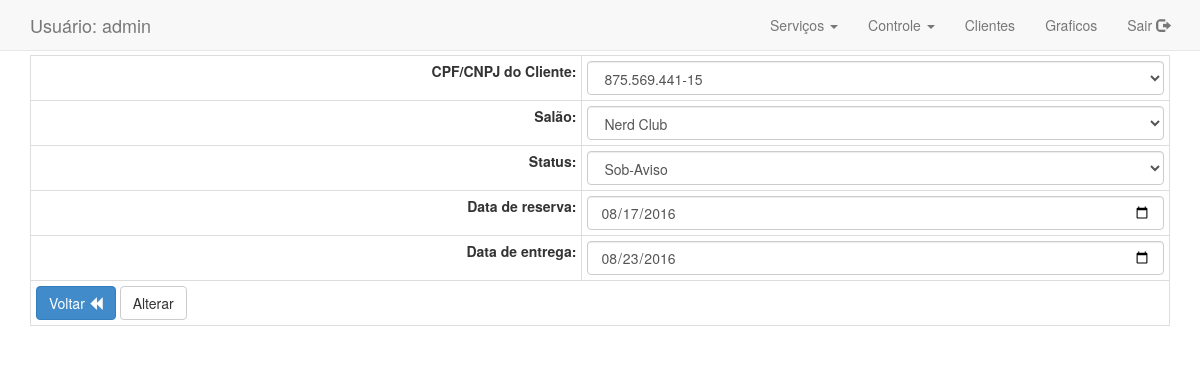
Page /Views/LayoutAdministrador.php?link=formaluguelsalao&salao=1&datareserva=2016-08-17 (signed in) on the committed database.
### tables this page shows
CREATE TABLE IF NOT EXISTS `aluguel_salao` (
  `usuario` int(11) NOT NULL,
  `cliente` int(11) NOT NULL,
  `salao` int(11) NOT NULL,
  `data_reserva` date NOT NULL,
  `data_entrega` date NOT NULL,
  `status` varchar(150) NOT NULL
);

### Conexao/ClienteDAO.php (called while the page is built, shortened)
<?php
class ClienteDAO {
    public function PesquisarTodos(){
        try {
            $pdo =  Conexao::getinstance();
            $sql = "SELECT * FROM cliente";
            $stmt = $pdo->prepare($sql);
            $stmt->execute();
            $clientes = $stmt->fetchAll(PDO::FETCH_ASSOC);
            return $clientes;
        } catch (PDOException $ex) {
            echo "".$ex;
        }
    }
}

### Conexao/AluguelSalaoDAO.php (called while the page is built, shortened)
<?php
class AluguelSalaoDAO {
    public function PesquisarAluguelSalaoByID(AluguelSalaoDTO $AluguelSalaoDTO){
        try {
            $pdo =  Conexao::getinstance();
            $sql = "SELECT * FROM aluguel_salao a INNER JOIN cliente c ON (a.cliente=c.id_cliente)INNER JOIN salao s ON (a.salao=s.id_salao) INNER JOIN usuario u ON(a.usuario=u.id_usuario) WHERE a.salao LIKE ? AND a.data_reserva LIKE ?";
            $stmt = $pdo->prepare($sql);
            $stmt->bindValue(1, $AluguelSalaoDTO->getSalao());
            $stmt->bindValue(2, $AluguelSalaoDTO->getDatareserva());
            $stmt->execute();
            $alugueis = $stmt->fetch(PDO::FETCH_ASSOC);
            return $alugueis;
        } catch (PDOException $ex) {
            echo "".$ex;
        }
    }
}

### Classes/AluguelSalaoDTO.php (called while the page is built, shortened)
<?php
class AluguelSalaoDTO {
    private $salao;
    private $datareserva;
    function getSalao() {
        return $this->salao;
    }
    function getDatareserva() {
        return $this->datareserva;
    }
    function setSalao($salao) {
        $this->salao = $salao;
    }
    function setDatareserva($datareserva) {
        $this->datareserva = $datareserva;
    }
}

### Conexao/SalaoDAO.php (called while the page is built, shortened)
<?php
class SalaoDAO {
    public function PesquisarTodos(){
        try {
            $pdo =  Conexao::getinstance();
            $sql = "SELECT * FROM salao";
            $stmt = $pdo->prepare($sql);
            $stmt->execute();
            $saloes = $stmt->fetchAll(PDO::FETCH_ASSOC);
            return $saloes;
        } catch (PDOException $ex) {
            echo "".$ex;
        }
    }
}

### Views/Formularios/formAluguelSalao.php (the view, shortened to what this page needs)
<!DOCTYPE html>
<html>
    <head>
        <link href="../../css/bootstrap.min.css" rel="stylesheet" media="screen">
        <link href="../../css/estilo.css" rel="stylesheet" media="screen">
    </head>
    <body>
        <div class="container">
            <div class="row">
                <div class="col-xs-12">
                    <?php
                    require_once '../Classes/AluguelSalaoDTO.php';
                    require_once '../Conexao/AluguelSalaoDAO.php';
                    require_once '../Conexao/ClienteDAO.php';
                    require_once '../Conexao/SalaoDAO.php';
                    $AluguelSalaoDTO = new AluguelSalaoDTO();
                    $AluguelSalaoDAO = new AluguelSalaoDAO();
                    if (isset($_GET['salao'])&&isset($_GET['datareserva'])) {
                        $salao = $_GET['salao'];
                        $datareserva = $_GET['datareserva'];
                        $AluguelSalaoDTO->setDatareserva($datareserva);
                        $AluguelSalaoDTO->setSalao($salao);
                        $aluguel = $AluguelSalaoDAO->PesquisarAluguelSalaoByID($AluguelSalaoDTO);
                    } else {
                        $salao = NULL;
                        $datareserva = NULL;
                        date_default_timezone_set('America/Sao_Paulo');
                        $dataAtual = date('Y-m-d');
                    }
                    ?>
                    <form action="<?php if ($salao == NULL || $datareserva == NULL) {
                        echo "../Controller/InserirAluguelSalao.php";
                    } else {
                        echo "../Controller/AlterarAluguelSalao.php";
                    } ?>" method="post">
                        <table class="table table-bordered table-condensed">
                            <tr>
                                <td><label class="pull-right">CPF/CNPJ do Cliente:</label></td>
                                <td>
                                    <select class="form-control" name="cliente">
                                    <?php
                                    $ClienteDAO = new ClienteDAO;
                                   $clientes = $ClienteDAO->PesquisarTodos();
                                   if($salao == NULL && $datareserva == NULL){
                                    ?>
                                        <option selected>Selecione</option>
                                    <?php
                                    foreach ($clientes as $cliente){
                                    ?>
                                        <option value="<?php echo $cliente["id_cliente"]?>"><?php echo $cliente["identificador_cliente"];?></option>
                                   <?php } }else{
                                    foreach ($clientes as $cliente){
                                    if($cliente ["id_cliente"]==$aluguel["cliente"]){
                                   ?>
                                        <option selected value="<?php echo $cliente["id_cliente"]; ?>"><?php echo $cliente["identificador_cliente"]?></option>
?>                                  <?php
                                    }else {
                                    ?>
                                        <option value="<?php echo $cliente["id_cliente"]; ?>"><?php echo $cliente["identificador_cliente"]?></option>
                                    <?php
                                    }
                                    }
                                    }?>
                                    </select>
                                </td>
                            </tr>
                            <tr>
                                <td><label class="pull-right">Salão:</label></td>
                                <td>
                                    <select class="form-control" name="salao">
                                    <?php
                                    $SalaoDAO = new SalaoDAO;
                                   $saloes = $SalaoDAO->PesquisarTodos();
                                   if($salao == NULL || $datareserva == NULL){
                                    ?>
                                        <option selected>Selecione</option>
                                    <?php
                                    foreach ($saloes as $salaox){
                                    ?>
                                        <option value="<?php echo $salaox["id_salao"]?>"><?php echo $salaox["nome_salao"];?></option>
                                   <?php } }else{
                                    foreach ($saloes as $salaox){
                                    if($salaox ["id_salao"]==$aluguel["salao"]){
                                   ?>
                                        <option selected value="<?php echo $salaox["id_salao"]; ?>"><?php echo $salaox["nome_salao"]?></option>
?>                                  <?php
                                    }else {
                                    ?>
                                        <option value="<?php echo $salaox["id_salao"]; ?>"><?php echo $salaox["nome_salao"]?></option>
                                    <?php
                                    }
                                    }
                                    }?>
                                    </select>
                                </td>
                            </tr>
                            <tr>
                                <td><label class="pull-right">Status:</label></td>
                                <td>
                                    <?php if($salao == NULL || $datareserva == NULL){ ?>
                                    <input type="hidden" name="status" value="Pendente">Pendente
                                    <?php } else { ?>
                                    <select class="form-control" name="status">
                                        <option selected value="<?php echo $aluguel["status"]; ?>"><?php echo $aluguel["status"]; ?></option>
                                    <?php } ?>
                                    </select>
                                </td>
                            </tr>
                            <tr>
                                <td><label class="pull-right">Data de reserva:</label></td>
                                <td>
                                    <?php if($salao == NULL || $datareserva == NULL){ ?>
                                    <input type="date" class="form-control" name="datareserva">
                                    <?php } else { ?>
                                    <input type="date" class="form-control" name="datareserva" value="<?php echo $aluguel["data_reserva"]?>">
                                    <?php } ?>
                                </td>
                            </tr>
                            <tr>
                                <td><label class="pull-right">Data de entrega:</label></td>
                                <td>
                                    <?php if($salao == NULL || $datareserva == NULL){ ?>
                                    <input type="date" class="form-control" name="dataentrega">
                                    <?php } else { ?>
                                    <input type="date" class="form-control" name="dataentrega" value="<?php echo $aluguel["data_entrega"]?>">
                                    <?php } ?>
                                </td>
                            </tr>
                            <tr>
                                <td colspan="2">
                                    <a href="LayoutAdministrador.php?link=aluguelsalao"><button type="button" class="btn btn-primary">Voltar <span class="glyphicon glyphicon-backward"></span></button></a>
                                    <?php if($salao == NULL || $datareserva == NULL){ ?>
                                    <input class="btn btn-default" onclick="return confirmarcadastro()" type="submit" value="Inserir">
                                    <?php } else { ?>
                                    <input class="btn btn-default" onclick="return confirmaralteracao()" type="submit" value="Alterar">
                                    <?php } ?>
                                </td>
                            </tr>
                        </table>
                    </form>
                </div>
            </div>
        </div>
    </body>
</html>

### rows in the picture
aluguel_salao: status "Sob-Aviso", datareserva "08/17/2016", dataentrega "08/23/2016"

### other values in the picture
$_SESSION["usuario"] "admin"
form field cliente "875.569.441-15"
form field salao "Nerd Club"
